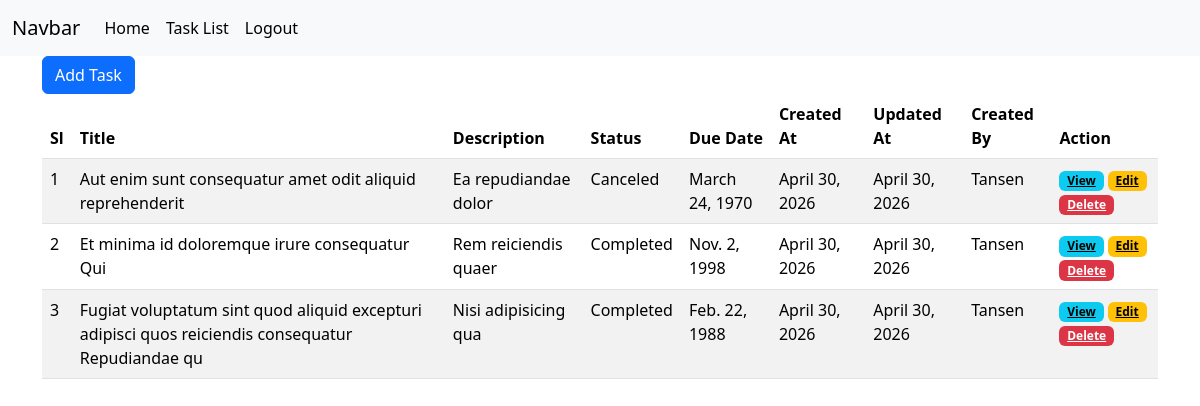
Page /task-list/ (signed in) on the committed database.
### tasks/models.py (models this page shows, shortened)
class TaskModel(models.Model):
  title=models.CharField(max_length=100,null=True)
  description=models.TextField(null=True)
  STATUS=[
    ('Pending','Pending'),
    ('InProgress','InProgress'),
    ('Completed','Completed'),
    ('Canceled','Canceled'),
  ]
  status=models.CharField(choices=STATUS,max_length=100,null=True)
  due_date=models.DateField(null=True)
  created_at=models.DateField(auto_now_add=True,null=True)
  updated_at=models.DateField(auto_now=True,null=True)
  created_by=models.ForeignKey(CustomUserInfoModel,on_delete=models.CASCADE,null=True)

class CustomUserInfoModel(AbstractUser):
  full_name=models.CharField(max_length=100,null=True)
  def __str__(self):
    return f'{self.full_name}'

### tasks/views.py (the view)
# urls.py: path('task-list/',task_list,name='task_list'),
@login_required
def task_list(request):
  task_data=TaskModel.objects.filter(created_by=request.user)
  context={
    'task_data':task_data
  }
  return render(request,'task-list.html',context=context)

### tasks/templates/task-list.html
{% extends 'master/base.html' %}
{% block content %}
<a href="{% url 'task_add' %}" class="btn btn-primary">Add Task</a>
<table class="table table-striped">
  <thead>
    <tr>
      <th>Sl</th>
      <th>Title</th>
      <th>Description</th>
      <th>Status</th>
      <th>Due Date</th>
      <th>Created At</th>
      <th>Updated At</th>
      <th>Created By</th>
      <th>Action</th>
    </tr>
  </thead>
  <tbody>
    {% for task in task_data %}
    <tr>
      <td>{{forloop.counter}}</td>
      <td>{{task.title}}</td>
      <td>{{task.description}}</td>
      <td>{{task.status}}</td>
      <td>{{task.due_date}}</td>
      <td>{{task.created_at}}</td>
      <td>{{task.updated_at}}</td>
      <td>{{task.created_by}}</td>
      <td>
        <a href="{% url 'task_detail' task.id %}" class="badge text-bg-info">View</a>
        <a href="{% url 'task_edit' task.id %}" class="badge text-bg-warning">Edit</a>
        <a href="{% url 'task_delete' task.id %}" class="badge text-bg-danger">Delete</a>
      </td>
    </tr>
    {% endfor %}
  </tbody>
</table>
{% endblock content %}

### tasks/templates/master/base.html (shortened to what this page needs)
{% load static %}
<!DOCTYPE html>
<html lang="en">
<head>
  <link rel="stylesheet" href="{% static 'bootstrap/css/bootstrap.min.css' %}">
</head>
<body>
  {% include 'master/nav.html' %}
<div class="container">
    {% block content %}
  {% endblock content %}
</div>
</body>
</html>

### tasks/templates/master/nav.html (shortened to what this page needs)
<nav class="navbar navbar-expand-lg bg-body-tertiary">
  <div class="container-fluid">
    <a class="navbar-brand" href="#">Navbar</a>
    <div class="collapse navbar-collapse" id="navbarNav">
      <ul class="navbar-nav">
        <li class="nav-item">
          <a class="nav-link active" aria-current="page" href="{% url 'home_page' %}">Home</a>
        </li>
        <li class="nav-item">
          <a class="nav-link active" aria-current="page" href="{% url 'task_list' %}">Task List</a>
        </li>
        {% if request.user.is_authenticated %}
        <li class="nav-item">
          <a class="nav-link active" aria-current="page" href="{% url 'signout' %}">Logout</a>
        </li>
        {% else %}
        <li class="nav-item">
          <a class="nav-link active" aria-current="page" href="{% url 'login_page' %}">Login</a>
        </li>
        {% endif %}
      </ul>
    </div>
  </div>
</nav>

### rows in the picture
TaskModel: title "Aut enim sunt consequatur amet odit aliquid reprehenderit", description "Ea repudiandae dolor", status "Canceled", due_date "March 24, 1970", created_at "April 30, 2026", updated_at "April 30, 2026", created_by "Tansen"
TaskModel: title "Et minima id doloremque irure consequatur Qui", description "Rem reiciendis quaer", status "Completed", due_date "Nov. 2, 1998", created_at "April 30, 2026", updated_at "April 30, 2026", created_by "Tansen"
TaskModel: title "Fugiat voluptatum sint quod aliquid excepturi adipisci quos reiciendis consequatur Repudiandae qu", description "Nisi adipisicing qua", status "Completed", due_date "Feb. 22, 1988", created_at "April 30, 2026", updated_at "April 30, 2026", created_by "Tansen"
